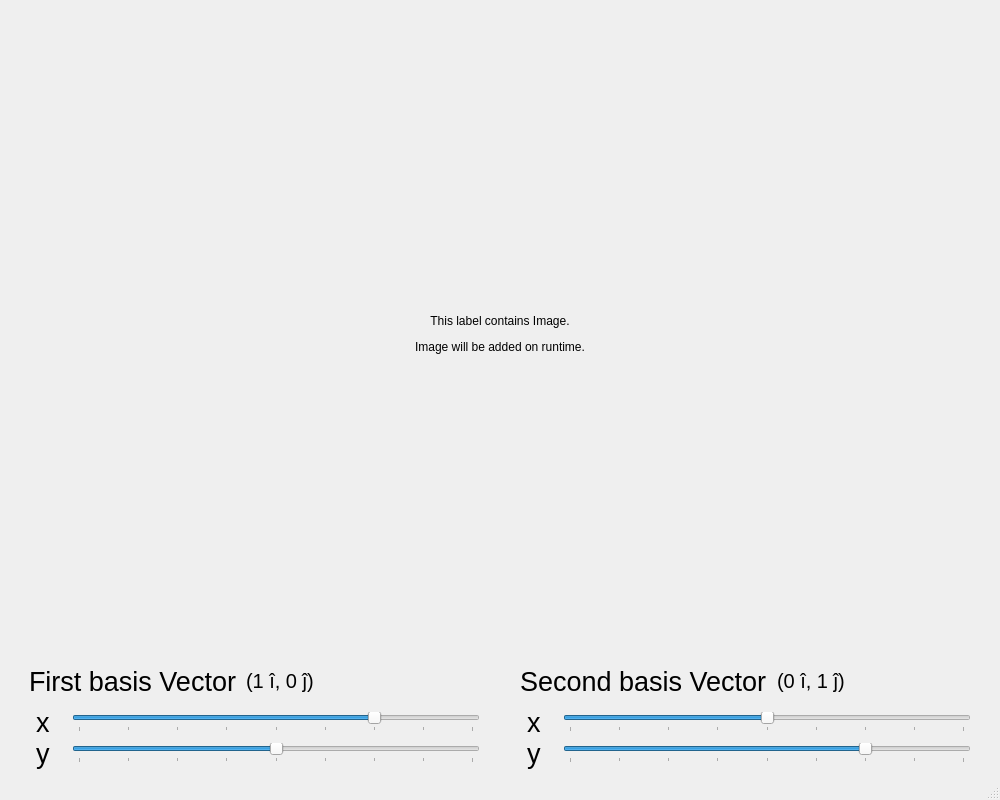
<?xml version="1.0" encoding="UTF-8"?>
<ui version="4.0">
 <class>MainWindow</class>
 <widget class="QMainWindow" name="MainWindow">
  <property name="geometry">
   <rect>
    <x>0</x>
    <y>0</y>
    <width>1000</width>
    <height>800</height>
   </rect>
  </property>
  <property name="minimumSize">
   <size>
    <width>1000</width>
    <height>800</height>
   </size>
  </property>
  <property name="windowTitle">
   <string>Linear Transformation</string>
  </property>
  <widget class="QWidget" name="main_grid">
   <layout class="QGridLayout" name="gridLayout">
    <item row="3" column="0">
     <layout class="QHBoxLayout" name="inputs_HLayout">
      <item>
       <layout class="QGridLayout" name="inputs_gridlayout">
        <property name="leftMargin">
         <number>20</number>
        </property>
        <property name="rightMargin">
         <number>20</number>
        </property>
        <property name="horizontalSpacing">
         <number>40</number>
        </property>
        <item row="0" column="2">
         <layout class="QVBoxLayout" name="secondUnitVector_VLayout">
          <item>
           <layout class="QHBoxLayout" name="horizontalLayout_2">
            <property name="bottomMargin">
             <number>10</number>
            </property>
            <item>
             <widget class="QLabel" name="secondUnitVector_lbl">
              <property name="sizePolicy">
               <sizepolicy hsizetype="Fixed" vsizetype="Fixed">
                <horstretch>0</horstretch>
                <verstretch>0</verstretch>
               </sizepolicy>
              </property>
              <property name="font">
               <font>
                <pointsize>20</pointsize>
               </font>
              </property>
              <property name="toolTip">
               <string>Set X &amp; Y Components</string>
              </property>
              <property name="toolTipDuration">
               <number>0</number>
              </property>
              <property name="styleSheet">
               <string notr="true"/>
              </property>
              <property name="text">
               <string>Second basis Vector</string>
              </property>
              <property name="alignment">
               <set>Qt::AlignLeading|Qt::AlignLeft|Qt::AlignVCenter</set>
              </property>
             </widget>
            </item>
            <item>
             <widget class="QLabel" name="secondUnitVector_value_lbl">
              <property name="sizePolicy">
               <sizepolicy hsizetype="Preferred" vsizetype="Fixed">
                <horstretch>0</horstretch>
                <verstretch>0</verstretch>
               </sizepolicy>
              </property>
              <property name="font">
               <font>
                <pointsize>15</pointsize>
               </font>
              </property>
              <property name="toolTip">
               <string/>
              </property>
              <property name="toolTipDuration">
               <number>-1</number>
              </property>
              <property name="styleSheet">
               <string notr="true">margin-left: 5px;</string>
              </property>
              <property name="text">
               <string>(0 î, 1 ĵ)</string>
              </property>
              <property name="alignment">
               <set>Qt::AlignLeading|Qt::AlignLeft|Qt::AlignVCenter</set>
              </property>
             </widget>
            </item>
           </layout>
          </item>
          <item>
           <layout class="QHBoxLayout" name="secondUnitVector_i_HLayout">
            <property name="spacing">
             <number>10</number>
            </property>
            <item>
             <widget class="QLabel" name="label_3">
              <property name="sizePolicy">
               <sizepolicy hsizetype="Fixed" vsizetype="Fixed">
                <horstretch>0</horstretch>
                <verstretch>0</verstretch>
               </sizepolicy>
              </property>
              <property name="font">
               <font>
                <pointsize>20</pointsize>
               </font>
              </property>
              <property name="toolTip">
               <string>X Component</string>
              </property>
              <property name="statusTip">
               <string/>
              </property>
              <property name="styleSheet">
               <string notr="true">margin-right: 5px;</string>
              </property>
              <property name="text">
               <string>x</string>
              </property>
             </widget>
            </item>
            <item>
             <widget class="QSlider" name="secondVector_i_slider">
              <property name="enabled">
               <bool>true</bool>
              </property>
              <property name="sizePolicy">
               <sizepolicy hsizetype="Minimum" vsizetype="Fixed">
                <horstretch>0</horstretch>
                <verstretch>0</verstretch>
               </sizepolicy>
              </property>
              <property name="minimumSize">
               <size>
                <width>0</width>
                <height>0</height>
               </size>
              </property>
              <property name="maximumSize">
               <size>
                <width>500</width>
                <height>16777215</height>
               </size>
              </property>
              <property name="cursor">
               <cursorShape>PointingHandCursor</cursorShape>
              </property>
              <property name="toolTip">
               <string>X Component</string>
              </property>
              <property name="toolTipDuration">
               <number>0</number>
              </property>
              <property name="statusTip">
               <string/>
              </property>
              <property name="minimum">
               <number>-200</number>
              </property>
              <property name="maximum">
               <number>200</number>
              </property>
              <property name="pageStep">
               <number>1</number>
              </property>
              <property name="tracking">
               <bool>true</bool>
              </property>
              <property name="orientation">
               <enum>Qt::Horizontal</enum>
              </property>
              <property name="invertedAppearance">
               <bool>false</bool>
              </property>
              <property name="invertedControls">
               <bool>false</bool>
              </property>
              <property name="tickPosition">
               <enum>QSlider::TicksBelow</enum>
              </property>
              <property name="tickInterval">
               <number>50</number>
              </property>
             </widget>
            </item>
           </layout>
          </item>
          <item>
           <layout class="QHBoxLayout" name="secondUnitVector_j_HLayout">
            <property name="spacing">
             <number>10</number>
            </property>
            <item>
             <widget class="QLabel" name="label_4">
              <property name="sizePolicy">
               <sizepolicy hsizetype="Fixed" vsizetype="Fixed">
                <horstretch>0</horstretch>
                <verstretch>0</verstretch>
               </sizepolicy>
              </property>
              <property name="font">
               <font>
                <pointsize>20</pointsize>
               </font>
              </property>
              <property name="toolTip">
               <string>Y Component</string>
              </property>
              <property name="statusTip">
               <string/>
              </property>
              <property name="styleSheet">
               <string notr="true">margin-right: 5px;</string>
              </property>
              <property name="text">
               <string>y</string>
              </property>
             </widget>
            </item>
            <item>
             <widget class="QSlider" name="secondVector_j_slider">
              <property name="enabled">
               <bool>true</bool>
              </property>
              <property name="sizePolicy">
               <sizepolicy hsizetype="Minimum" vsizetype="Fixed">
                <horstretch>0</horstretch>
                <verstretch>0</verstretch>
               </sizepolicy>
              </property>
              <property name="minimumSize">
               <size>
                <width>0</width>
                <height>0</height>
               </size>
              </property>
              <property name="maximumSize">
               <size>
                <width>500</width>
                <height>16777215</height>
               </size>
              </property>
              <property name="cursor">
               <cursorShape>PointingHandCursor</cursorShape>
              </property>
              <property name="toolTip">
               <string>Y Component</string>
              </property>
              <property name="toolTipDuration">
               <number>0</number>
              </property>
              <property name="statusTip">
               <string/>
              </property>
              <property name="minimum">
               <number>-200</number>
              </property>
              <property name="maximum">
               <number>200</number>
              </property>
              <property name="pageStep">
               <number>1</number>
              </property>
              <property name="value">
               <number>100</number>
              </property>
              <property name="tracking">
               <bool>true</bool>
              </property>
              <property name="orientation">
               <enum>Qt::Horizontal</enum>
              </property>
              <property name="invertedAppearance">
               <bool>false</bool>
              </property>
              <property name="invertedControls">
               <bool>false</bool>
              </property>
              <property name="tickPosition">
               <enum>QSlider::TicksBelow</enum>
              </property>
              <property name="tickInterval">
               <number>50</number>
              </property>
             </widget>
            </item>
           </layout>
          </item>
         </layout>
        </item>
        <item row="0" column="1">
         <layout class="QVBoxLayout" name="firstUnitVector_VLayout">
          <item>
           <layout class="QHBoxLayout" name="horizontalLayout">
            <property name="bottomMargin">
             <number>10</number>
            </property>
            <item>
             <widget class="QLabel" name="firstUnitVector_lbl">
              <property name="enabled">
               <bool>true</bool>
              </property>
              <property name="sizePolicy">
               <sizepolicy hsizetype="Fixed" vsizetype="Fixed">
                <horstretch>0</horstretch>
                <verstretch>0</verstretch>
               </sizepolicy>
              </property>
              <property name="font">
               <font>
                <pointsize>20</pointsize>
               </font>
              </property>
              <property name="focusPolicy">
               <enum>Qt::NoFocus</enum>
              </property>
              <property name="toolTip">
               <string>Set X &amp; Y Components</string>
              </property>
              <property name="toolTipDuration">
               <number>0</number>
              </property>
              <property name="autoFillBackground">
               <bool>false</bool>
              </property>
              <property name="styleSheet">
               <string notr="true"/>
              </property>
              <property name="text">
               <string>First basis Vector</string>
              </property>
             </widget>
            </item>
            <item>
             <widget class="QLabel" name="firstUnitVector_value_lbl">
              <property name="sizePolicy">
               <sizepolicy hsizetype="Preferred" vsizetype="Fixed">
                <horstretch>0</horstretch>
                <verstretch>0</verstretch>
               </sizepolicy>
              </property>
              <property name="font">
               <font>
                <pointsize>15</pointsize>
               </font>
              </property>
              <property name="toolTip">
               <string/>
              </property>
              <property name="toolTipDuration">
               <number>-1</number>
              </property>
              <property name="styleSheet">
               <string notr="true">margin-left: 5px;</string>
              </property>
              <property name="text">
               <string>(1 î, 0 ĵ)</string>
              </property>
              <property name="alignment">
               <set>Qt::AlignLeading|Qt::AlignLeft|Qt::AlignVCenter</set>
              </property>
             </widget>
            </item>
           </layout>
          </item>
          <item>
           <layout class="QHBoxLayout" name="firstUnitVector_i_HLayout">
            <property name="spacing">
             <number>10</number>
            </property>
            <item>
             <widget class="QLabel" name="label">
              <property name="sizePolicy">
               <sizepolicy hsizetype="Fixed" vsizetype="Fixed">
                <horstretch>0</horstretch>
                <verstretch>0</verstretch>
               </sizepolicy>
              </property>
              <property name="font">
               <font>
                <pointsize>20</pointsize>
                <weight>50</weight>
                <bold>false</bold>
               </font>
              </property>
              <property name="toolTip">
               <string>X Component</string>
              </property>
              <property name="statusTip">
               <string/>
              </property>
              <property name="styleSheet">
               <string notr="true">margin-right: 5px;</string>
              </property>
              <property name="text">
               <string>x</string>
              </property>
             </widget>
            </item>
            <item>
             <widget class="QSlider" name="firstVector_i_slider">
              <property name="enabled">
               <bool>true</bool>
              </property>
              <property name="sizePolicy">
               <sizepolicy hsizetype="Minimum" vsizetype="Fixed">
                <horstretch>0</horstretch>
                <verstretch>0</verstretch>
               </sizepolicy>
              </property>
              <property name="minimumSize">
               <size>
                <width>0</width>
                <height>0</height>
               </size>
              </property>
              <property name="maximumSize">
               <size>
                <width>500</width>
                <height>16777215</height>
               </size>
              </property>
              <property name="cursor">
               <cursorShape>PointingHandCursor</cursorShape>
              </property>
              <property name="toolTip">
               <string>X Component</string>
              </property>
              <property name="toolTipDuration">
               <number>0</number>
              </property>
              <property name="statusTip">
               <string/>
              </property>
              <property name="minimum">
               <number>-200</number>
              </property>
              <property name="maximum">
               <number>200</number>
              </property>
              <property name="pageStep">
               <number>1</number>
              </property>
              <property name="value">
               <number>100</number>
              </property>
              <property name="tracking">
               <bool>true</bool>
              </property>
              <property name="orientation">
               <enum>Qt::Horizontal</enum>
              </property>
              <property name="invertedAppearance">
               <bool>false</bool>
              </property>
              <property name="invertedControls">
               <bool>false</bool>
              </property>
              <property name="tickPosition">
               <enum>QSlider::TicksBelow</enum>
              </property>
              <property name="tickInterval">
               <number>50</number>
              </property>
             </widget>
            </item>
           </layout>
          </item>
          <item>
           <layout class="QHBoxLayout" name="firstUnitVector_j_HLayout">
            <property name="spacing">
             <number>10</number>
            </property>
            <item>
             <widget class="QLabel" name="label_2">
              <property name="sizePolicy">
               <sizepolicy hsizetype="Fixed" vsizetype="Fixed">
                <horstretch>0</horstretch>
                <verstretch>0</verstretch>
               </sizepolicy>
              </property>
              <property name="font">
               <font>
                <pointsize>20</pointsize>
               </font>
              </property>
              <property name="toolTip">
               <string>Y Component</string>
              </property>
              <property name="statusTip">
               <string/>
              </property>
              <property name="styleSheet">
               <string notr="true">margin-right: 5px;</string>
              </property>
              <property name="text">
               <string>y</string>
              </property>
             </widget>
            </item>
            <item>
             <widget class="QSlider" name="firstVector_j_slider">
              <property name="enabled">
               <bool>true</bool>
              </property>
              <property name="sizePolicy">
               <sizepolicy hsizetype="Minimum" vsizetype="Fixed">
                <horstretch>0</horstretch>
                <verstretch>0</verstretch>
               </sizepolicy>
              </property>
              <property name="minimumSize">
               <size>
                <width>0</width>
                <height>0</height>
               </size>
              </property>
              <property name="maximumSize">
               <size>
                <width>500</width>
                <height>16777215</height>
               </size>
              </property>
              <property name="cursor">
               <cursorShape>PointingHandCursor</cursorShape>
              </property>
              <property name="toolTip">
               <string>Y Component</string>
              </property>
              <property name="toolTipDuration">
               <number>0</number>
              </property>
              <property name="statusTip">
               <string/>
              </property>
              <property name="minimum">
               <number>-200</number>
              </property>
              <property name="maximum">
               <number>200</number>
              </property>
              <property name="pageStep">
               <number>1</number>
              </property>
              <property name="tracking">
               <bool>true</bool>
              </property>
              <property name="orientation">
               <enum>Qt::Horizontal</enum>
              </property>
              <property name="invertedAppearance">
               <bool>false</bool>
              </property>
              <property name="invertedControls">
               <bool>false</bool>
              </property>
              <property name="tickPosition">
               <enum>QSlider::TicksBelow</enum>
              </property>
              <property name="tickInterval">
               <number>50</number>
              </property>
             </widget>
            </item>
           </layout>
          </item>
         </layout>
        </item>
       </layout>
      </item>
     </layout>
    </item>
    <item row="0" column="0">
     <widget class="QLabel" name="image_lbl">
      <property name="styleSheet">
       <string notr="true"/>
      </property>
      <property name="text">
       <string>&lt;html&gt;&lt;head/&gt;&lt;body&gt;&lt;p&gt;This label contains Image.&lt;/p&gt;&lt;p&gt;Image will be added on runtime.&lt;/p&gt;&lt;/body&gt;&lt;/html&gt;</string>
      </property>
      <property name="scaledContents">
       <bool>false</bool>
      </property>
      <property name="alignment">
       <set>Qt::AlignCenter</set>
      </property>
     </widget>
    </item>
   </layout>
  </widget>
  <widget class="QMenuBar" name="menubar">
   <property name="geometry">
    <rect>
     <x>0</x>
     <y>0</y>
     <width>1000</width>
     <height>21</height>
    </rect>
   </property>
  </widget>
  <widget class="QStatusBar" name="statusbar"/>
 </widget>
 <resources/>
 <connections/>
</ui>
